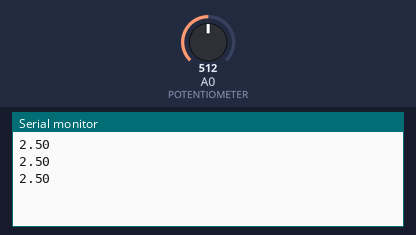
The sketch below on a simulated Arduino Uno, built with avr-gcc and run on an emulated ATmega328P. Shown: the last lines printed to the serial monitor. Inputs (shaded band) come from the test bench; at power-on: A0 (POTENTIOMETER) = 512.

Above: at 1.3 s.
1.4 s: A0 (POTENTIOMETER) set to 716
At 1.9 s:
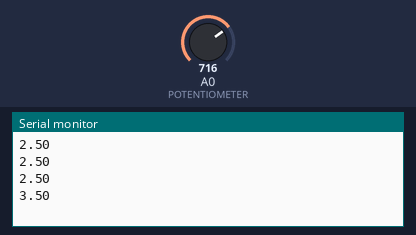
2.9 s: A0 (POTENTIOMETER) set to 900
At 3.4 s:
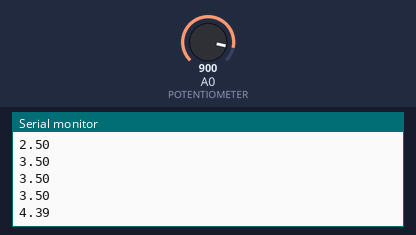
Timing chart, 0 to 5.9 s (numbered marks = the images above; inputs shaded):
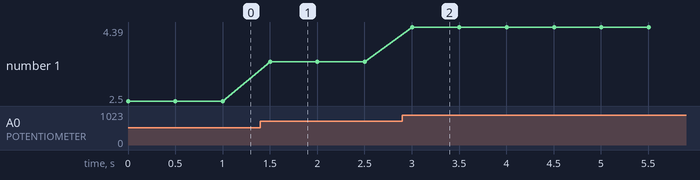

The sketch:

ArduinoCode.ino
```cpp
#define POTENTIOMETER 0
void setup() {
  Serial.begin(9600); //Inicialización del puerto serial
}

float analogValue; //Variable para almacenar la lectura analógica

void loop() {
  analogValue = analogRead(POTENTIOMETER) * 5.0 / 1024.0; //Conversión para lectura de 5V
  Serial.println(analogValue); //Escritura en el puerto serial
  delay(500); //Pausa de 500ms
}
```

Measured:
- after the input at 1.4 s, the serial monitor: prints a new line after 0.10 s (image 1)
- after the input at 2.9 s, the serial monitor: prints a new line after 0.10 s (image 2)
- plotted number 1: 2.5 → 3.5 after the input at 1.4 s, 3.5 → 4.39 after the input at 2.9 s
